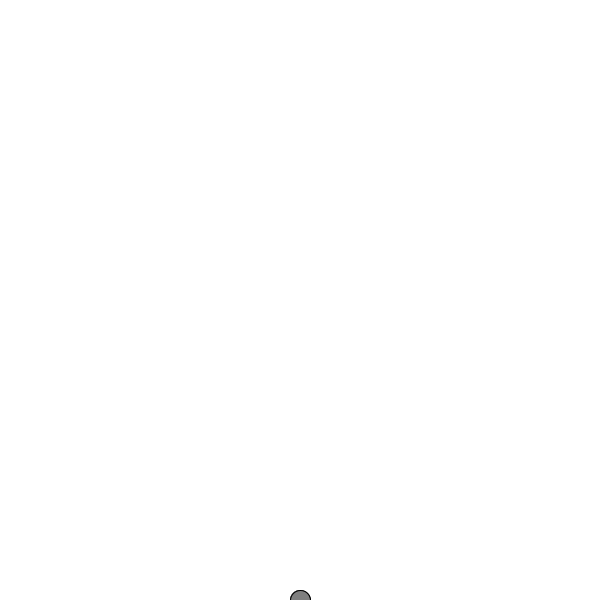
Frame 1 (no input)
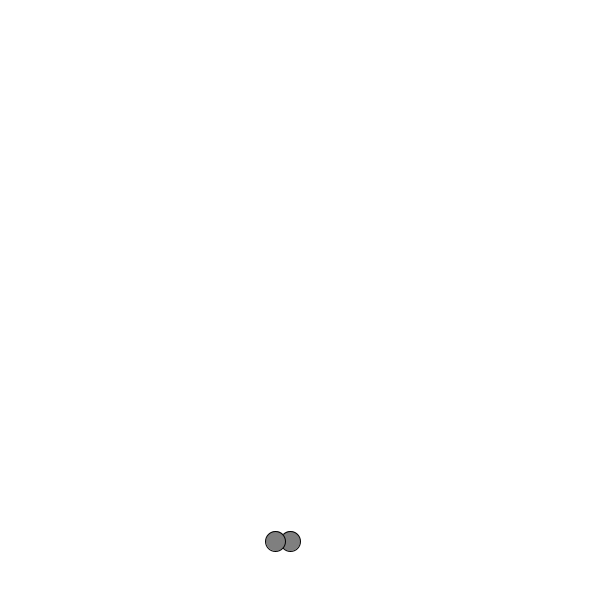
Frame 60 (the mouse pressed at the canvas centre just before this capture)
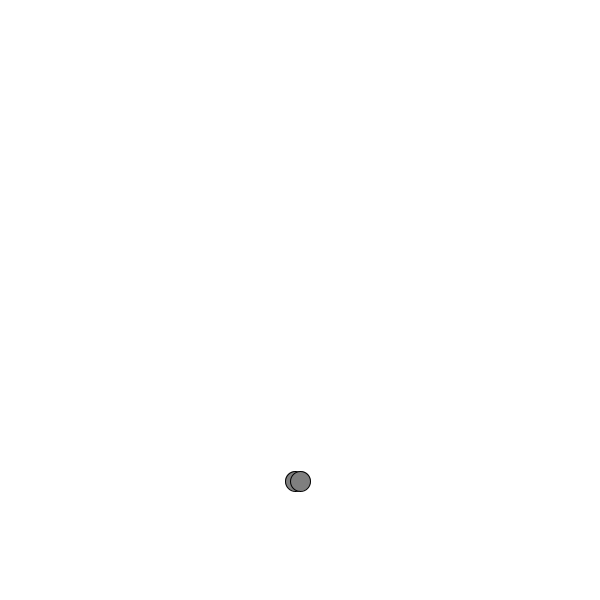
Frame 120 (the mouse held since frame 60 and released just before this capture)

The Processing sketch that drew these frames (run headless with seeded random() and noise(); from frame 60 on, the mouse is pressed at the canvas centre):

// Processing sketch: BALL_MOVING_IN_UPword
// ── BALL_MOVING_IN_UPword.pde
class Bubble

{
  float x;
  float y;
  // float diameter;

  Bubble(float t )
  {
    x=width/2;
    y=height;
  }

  void ascend()
  {
    y--;
    x=x+random(-3, 3);
  }
  void display()
  {
    stroke(0);
    fill(127);
    ellipse(x, y, 20, 20);
  }
  void top()
  {
    if (y<10) {
      y=10;
    }
  }
}
Bubble b1;
Bubble b2;
void setup()
{
  size(600, 600);
  b1=new Bubble(20);
  b2=new Bubble(10);
}

void draw()
{
  background(255);
  b1.display();
  b1.ascend();
  b1.top();
  
  b2.display();
  b2.ascend();
 b2.top();
}
